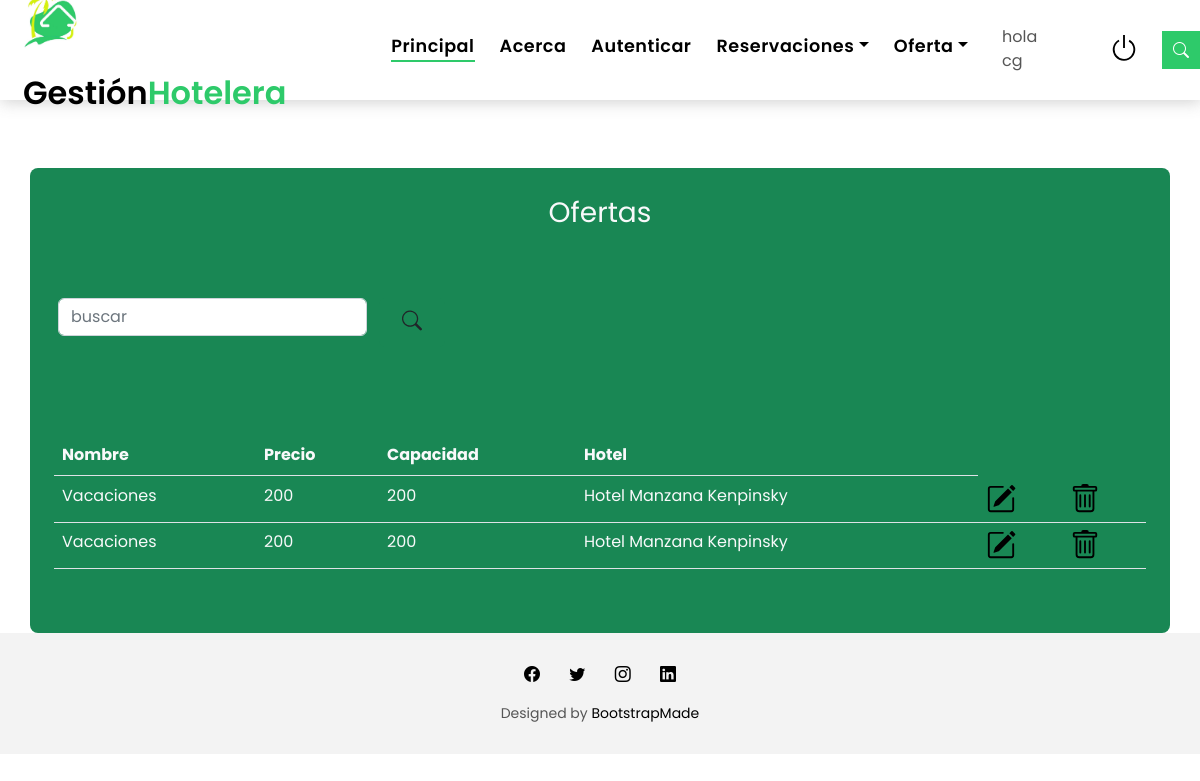
The page /ofertas/panel/ (signed in) on the database its author committed.
### ofertas/models.py (models this page shows, shortened)
class Ofertadatos(models.Model):
    nombre = models.CharField('Nombre', max_length=100, blank=False, null=False)
    apellidos = models.CharField('Apellidos', max_length=100, blank=False, null=False)
    correo = models.EmailField('Email', blank=False, null=False)
    pais = models.CharField('País', max_length=100, blank=False, null=False)
    hotel = models.ForeignKey(Hotel, on_delete=models.CASCADE)
    ci = models.CharField('Carnet de Identidad', max_length=11, blank=False, null=False)
    fecha_entrada = models.CharField('Fecha de Entrada', max_length=100,blank=False, null=False)
    fecha_salida = models.CharField('Fecha de Salida', max_length=100, blank=False, null=False)
    codigo = models.IntegerField()
    user=models.ForeignKey(User, on_delete=models.CASCADE)
    oferta=models.ForeignKey(Oferta, on_delete=models.CASCADE)
    class Meta:
        verbose_name = 'Reservación'
        verbose_name_plural = 'Reservaciones'

class Oferta(models.Model):
    precio = models.IntegerField('Precio', blank=False, null=False)
    capacidad = models.IntegerField('Cantidad de Personas', blank=False, null=False)
    nombre = models.CharField('Nombre', max_length=100, blank=False, null=False)
    estado= models.BooleanField('Activa/No Activa',default=False)
    hotel = models.ForeignKey(Hotel, on_delete=models.CASCADE)
    user=models.ForeignKey(User, on_delete=models.CASCADE, null=True)
    class Meta:
        verbose_name = 'Oferta'
        verbose_name_plural = 'Ofertas'

### hotel/models.py (models this page shows, shortened)
class Hotel(models.Model):
    id = models.AutoField(primary_key=True)
    nombre = models.CharField('Nombre', max_length=100, blank=False, null=False)
    capacidad = models.IntegerField('Capacidad del Hotel', blank=False, null=False)
    precio = models.IntegerField('Precio', blank=False, null=False)
    estrellas = models.IntegerField('Estrellas')
    estado = models.BooleanField('Activo/No Activo', default=True)
    imagen=models.ImageField()
    class Meta:
        verbose_name = 'Hotel'
        verbose_name_plural = 'Hoteles'

### ofertas/views.py (the view)
# urls.py: path('panel/', views.panel),
@login_required
def panel(request):
    ofertas=Ofertadatos.objects.all().filter(user=request.user) # hace una consulta y hacer filtro por el nombre de usuario
    buscar=request.POST.get('buscar')
    if buscar:
        ofertas=Oferta.objects.filter(
         Q(nombre__icontains = buscar)|
         Q(capacidad__icontains = buscar)|
         Q(precio__icontains = buscar)
        ).distinct()
    return render(request, "panel_oferta.html", {"oferta": ofertas
                                                 }) # carga el html

### gestionhotelera/template/panel_oferta.html (shortened to what this page needs)
{% extends "base.html" %} {% load crispy_forms_tags %}
{% block content %}
<div class="mt-5 pt-5">
  <div class="container rounded-3 mt-5 border-dark bg-success text-light">
    <div class="">
      <div class="row text-center m-4">
        <p style="" class="mt-4 fs-3">Ofertas</p>
      </div>
      <div class="row mt-5">
        <div class="col-6 d-flex">
          <div class="">
            <div class="mb-3">
              <form action="" method="post" class="d-flex"> {% csrf_token %}
                <div class="">
                  <div class="mb-3 ms-3 me-2">
                    <input type="text"
                      class="form-control" name="buscar" id="buscar" aria-describedby="helpId" placeholder="buscar">
                  </div>
                </div>
                <div class=" mb-3 ms-1 mb-5 w-25">
                 <button type="submit" class="btn bg-success">
              </button>
                 </div>
              </form>
            </div>
          </div>
        </div>
      </div>
    </div>
      <div class="container-md mt-4 pb-5 table-responsive-md">
        <table class="table text-light">
          <thead>
            <tr>
              <th scope="col">Nombre</th>
              <th scope="col">Precio</th>
              <th scope="col">Capacidad</th>
              <th scope="col">Hotel</th>
            </tr>
          </thead>
          <tbody>
            {%for var in oferta %}
            <tr>
              <td>{{var.oferta.nombre}}</td>
              <td>{{var.oferta.capacidad}}</td>
              <td>{{var.oferta.precio}}</td>
              <td>{{var.hotel.nombre}}</td>
              <td>
                <a href="/ofertas/editar/{{var.id}}"></a>
              </td>
              <td>
                <a href="/ofertas/eliminar/{{var.id}}" class="btndel">
                  </a>
              </td>
            </tr>
            <tr>
              {%endfor%}
            </tr>
          </tbody>
        </table>
      </div>
  </div>
  {% endblock %}

### gestionhotelera/template/base.html (shortened to what this page needs)
<!DOCTYPE html>
<html lang="en">
<head>
{% load static %}
  <link rel='stylesheet' href="{% static 'assets/vendor/animate.css/animate.min.css' %}">
  <link rel='stylesheet' href="{% static 'assets/vendor/bootstrap/css/bootstrap.min.css'  %}">
  <link rel='stylesheet' href="{% static 'assets/vendor/bootstrap-icons/bootstrap-icons.css'  %}">
  <link rel='stylesheet' href="{% static 'assets/vendor/swiper/swiper-bundle.min.css'  %}">
  <link rel='stylesheet' href="{% static 'assets/css/style.css'  %}">
</head>
<body>
  <nav id="naveg" class="navbar navbar-default navbar-trans navbar-expand-lg fixed-top mb-5">
    <div class="container">
      <div id="medalagana" >
        <img id="logo" src="/media/img/logo.jpg">
        <a class="navbar-brand text-brand" href="index.html">Gestión<span class="color-b">Hotelera</span></a>
      </div>
      <div class="navbar-collapse collapse justify-content-center" id="navbarDefault">
        <ul class="navbar-nav">
          <li class="nav-item">
            <a class="nav-link active" href="/">Principal</a>
          </li>
          <li class="nav-item">
            <a class="nav-link " href="/acerca/">Acerca</a>
          </li>
        <li class="nav-item">
            <a class="nav-link" href="/auth/" >Autenticar</a>
        </li>
           {% if user.is_authenticated %}
           <li class="nav-item dropdown">
            <a class="nav-link dropdown-toggle" href="#" id="navbarDropdown" role="button" data-bs-toggle="dropdown" aria-haspopup="true" aria-expanded="false">Reservaciones</a>
          </li>
          <li class="nav-item dropdown">
            <a class="nav-link dropdown-toggle" href="#" id="navbarDropdown" role="button" data-bs-toggle="dropdown" aria-haspopup="true" aria-expanded="false">Oferta</a>
          </li>
                <div class="ms-4"> <span class >hola {{user.username}}</span></div>
                <div class="w-25 d-flex justify-content-end ms-5 mt-2"><a href="{% url 'cerrar_sesion' %}"><svg xmlns="http://www.w3.org/2000/svg" width="30" height="30" fill="currentColor" class="bi bi-power colorprincipal" viewBox="0 0 16 16">
  <path d="M7.5 1v7h1V1h-1z"/>
  <path d="M3 8.812a4.999 4.999 0 0 1 2.578-4.375l-.485-.874A6 6 0 1 0 11 3.616l-.501.865A5 5 0 1 1 3 8.812z"/>
</svg></a></div>
</div>
{% endif %}
      </div>
      <button type="button" class="btn btn-b-n navbar-toggle-box navbar-toggle-box-collapse" data-bs-toggle="collapse" data-bs-target="#navbarTogglerDemo01">
        <i class="bi bi-search"></i>
      </button>
  </nav>
  {% block content %}{% endblock %}
     <footer>
     <div class="container">
      <div class="row">
        <div class="col-md-12">
          <div class="socials-a">
            <ul class="list-inline">
              <li class="list-inline-item">
                <a href="#">
                  <i class="bi bi-facebook" aria-hidden="true"></i>
                </a>
              </li>
              <li class="list-inline-item">
                <a href="#">
                  <i class="bi bi-twitter" aria-hidden="true"></i>
                </a>
              </li>
              <li class="list-inline-item">
                <a href="#">
                  <i class="bi bi-instagram" aria-hidden="true"></i>
                </a>
              </li>
              <li class="list-inline-item">
                <a href="#">
                  <i class="bi bi-linkedin" aria-hidden="true"></i>
                </a>
              </li>
            </ul>
          </div>
          <div class="credits">
            Designed by <a href="https://bootstrapmade.com/">BootstrapMade</a>
          </div>
        </div>
      </div>
    </div>
  </footer>
</body>
</html>

### gestionhotelera/static/assets/css/style.css (style rules this page uses)
body { font-family: "Poppins", sans-serif; color: #555555; }
#naveg { height: 100px; }
#logo { width: 55px; margin-right: 15px; margin-bottom: 20px; }
a { color: #000000; text-decoration: none; transition: all 0.5s ease; }
.text-brand { color: #000000; font-size: 2rem; font-weight: 600; }
.color-b { color: #2eca6a; }
.socials-a { text-decoration: none; }
.socials-a .list-inline-item:not(:last-child) { margin-right: 25px; }
.btn { transition: 0.5s ease; }
.btn.btn-b-n { background-color: #2eca6a; color: #ffffff; border-radius: 0; }
.navbar-toggle-box { display: inline-flex; align-items: center; justify-content: center; line-height: 0; padding: 10px; }
.navbar-toggle-box i { line-height: 0; }
.navbar-default { transition: all 0.5s ease-in-out; background-color: #ffffff; padding-top: 28px; padding-bottom: 28px; -webkit-backface-visibility: hidden; backface-visibility: hidden; box-shadow: 1px 2px 15px rgba(100, 100, 100, 0.3); }
.navbar-default.navbar-trans, .navbar-default.navbar-reduce { -webkit-backface-visibility: hidden; backface-visibility: hidden; }
.navbar-default.navbar-trans .nav-item, .navbar-default.navbar-reduce .nav-item { position: relative; padding-right: 10px; padding-bottom: 8px; margin-left: 0; }
@media (min-width: 768px) { .navbar-default.navbar-trans .nav-item, .navbar-default.navbar-reduce .nav-item { margin-left: 15px; } }
.navbar-default.navbar-trans .nav-link, .navbar-default.navbar-reduce .nav-link { font-size: 1.1rem; color: #000000; font-weight: 600; letter-spacing: 0.03em; transition: all 0.1s ease-in-out; position: relative; padding-left: 0; padding-right: 0; }
.navbar-default.navbar-trans .nav-link:before, .navbar-default.navbar-reduce .nav-link:before { content: ""; position: absolute; bottom: 5px; left: 0; width: 100%; height: 2px; z-index: 0; background-color: #2eca6a; transform: scaleX(0); transform-origin: right; transition: transform 0.2s ease-out, opacity 0.2s ease-out 0.3s; }
.navbar-default.navbar-trans .show>.nav-link:before, .navbar-default.navbar-trans .active>.nav-link:before, .navbar-default.navbar-trans .nav-link.show:before, .navbar-default.navbar-trans .nav-link.active:before, .navbar-default.navbar-reduce .show>.nav-link:before, .navbar-default.navbar-reduce .active>.nav-link:before, .navbar-default.navbar-reduce .nav-link.show:before, .navbar-default.navbar-reduce .nav-link.active:before { transform: scaleX(1); }
.navbar-default.navbar-trans .nav-link:before { background-color: #2eca6a; }
.navbar-default.navbar-trans .show>.nav-link, .navbar-default.navbar-trans .active>.nav-link, .navbar-default.navbar-trans .nav-link.show, .navbar-default.navbar-trans .nav-link.active { color: #000000; }
footer { background: #f3f3f3; text-align: center; padding: 30px 0; }
footer .credits { font-size: 14px; }

### rows shown on the page
Ofertadatos: oferta.nombre "Vacaciones", oferta.capacidad "200", oferta.precio "200", hotel.nombre "Hotel Manzana Kenpinsky"
Ofertadatos: oferta.nombre "Vacaciones", oferta.capacidad "200", oferta.precio "200", hotel.nombre "Hotel Manzana Kenpinsky"

### other values the page prints
{{ user.username }} "cg"
